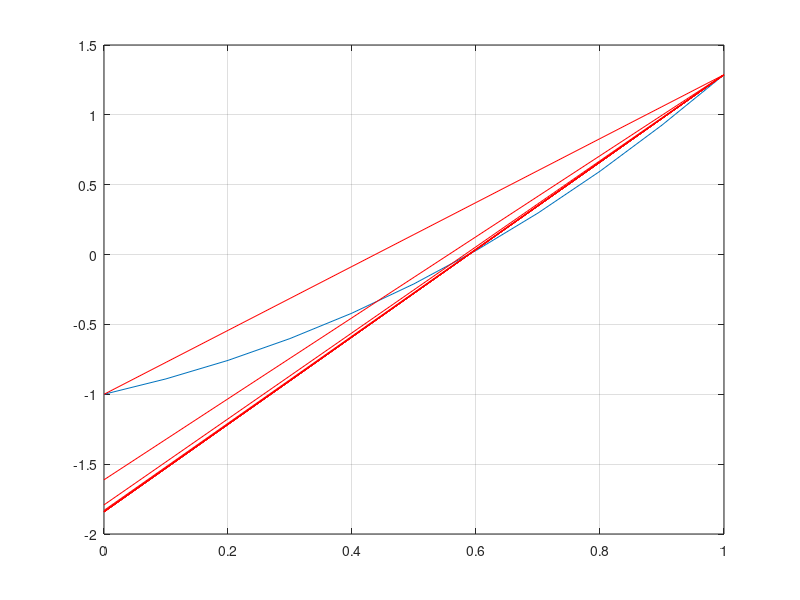

Write MATLAB code to recreate this figure.
function falsa_posicao
clear
clc
format long
erro = 10^-6;
a = 0;
b = 1;

x=[a:0.1:b];
y=funcao(x);
plot(x,y);
grid
hold on

fa = funcao(a);
fb = funcao(b);
k=0;
fxm = 1;

ca = 0;
cb = 0;

while abs(fxm) > erro
    k = k+1;

    xm = a-(fa.*(b-a))/(fb-fa);  % metodo falsa posicao
    fxm = funcao(xm);

    r = fa + (fb-fa)/(b-a)*(x-a);
    plot(x, r, 'r')
    hold on
    pause

    if fa*fxm < 0
       b = xm;
       fb = fxm;
       cb = cb+1; % count b
    else
       a = xm;
       fa = fxm;
       ca = ca+1; % count a
    end
end

xm
fxm
k
ca
cb

    function y=funcao(x)
        y=exp(x).*sin(x)-1;
    end

end
